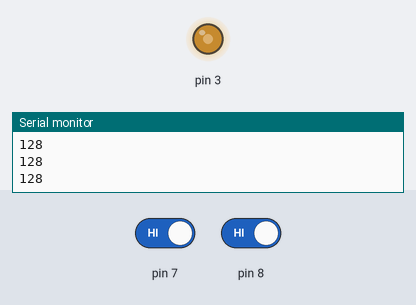
Recording of a sketch running on a simulated Arduino Uno, built with avr-gcc and run on an emulated ATmega328P. Parts: output pins drawn as LEDs (lit = HIGH), the last lines printed to the serial monitor. The test bench sets the inputs (shaded band); at power-on: pin 7 HIGH, pin 8 HIGH.

Above: at 1.2 s.
1.3 s: pin 7 driven LOW
4.3 s: pin 8 driven LOW
At 5.1 s:
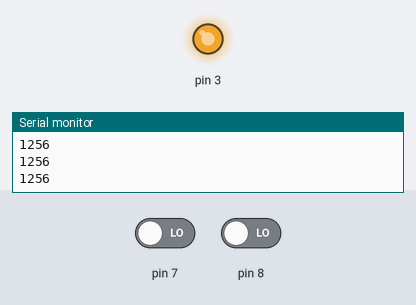
Timing chart, 0 to 7.3 s (numbered marks = the images above; inputs shaded):
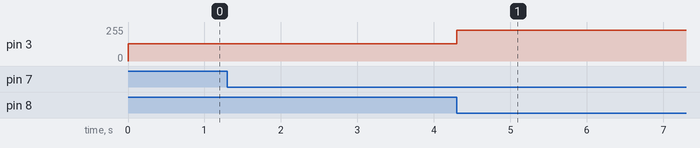

Measured:
- after the input at 1.3 s, pin 3: 128/255 → 232/255 after 3.0 s
- after the input at 4.3 s, pin 3: stays 232/255 (without the input it goes to 72/255 after 7.5 s)

The sketch:

_3_Buttons.ino
```cpp
//Setup: Two pushbuttons, pull-HIGH resistors, 10k
//Connect high end of buttons to 7 + 8
//LED or Piezo(b) from pin 3

int brightness = 128;


void setup() {
  pinMode(7, INPUT);
  pinMode(8, INPUT);
  pinMode(3, OUTPUT);

  Serial.begin(9600);
}

void loop() {

if(digitalRead(7) == LOW){
  brightness +=2;
}
if(digitalRead(8) == LOW){
  brightness -=2;
}
constrain(brightness, 0, 255);

analogWrite(3, brightness);
Serial.println(brightness);
delay(5);

//try stopping it at one iteration per click
//hint: store the last state as an integer (0 or 1)
//and only take a change from low to high
}
```
